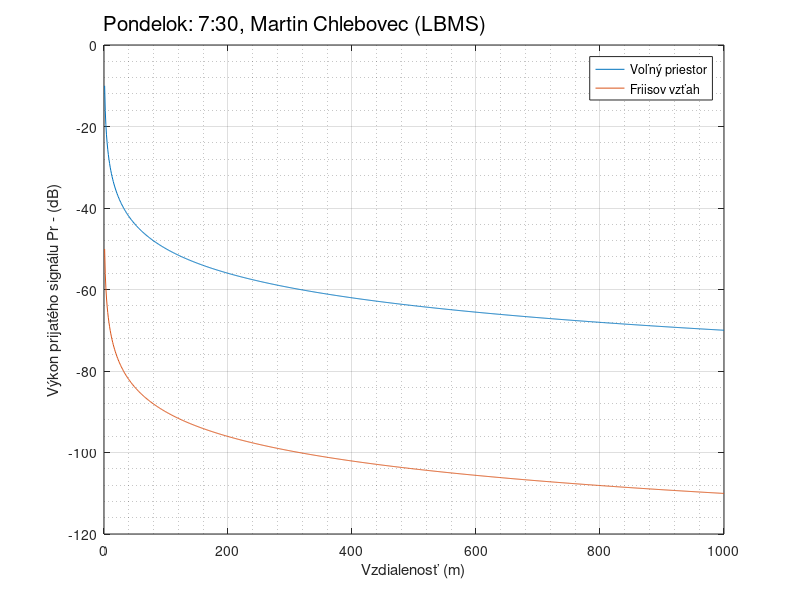

The MATLAB script that drew this image:
%%Vyhotovil: Martin Chlebovec

%%Zadanie: Vykreslite závislosť výkonu prijatého signálu od vzdialenosti mobiného terminálu od referenčnej stanice. 
%%1. Uvažujme, že referenčná stanica vysiela s výkonom 100mW. Hraničná vzdialenosť terminálu od referenčnej stanice je 1000m. 
%%2. Na výpočet použite vzťah z prednášok (pre voľný priestor). Graf vykreslite modrou farbou. 
%%3. Na výpočet použite Friisov vzťah (voľný priestor, zisk antén =1, straty L sú nulové, frekvencia 2,4GHz). Graf vykreslite červenou farbou. 
%%4. Oba priebehy vykreslite do jedného obrázku. Výkon vyneste v dB. 
%%5. Ak priebehy budú odlišné, analyzujte príčinu a vyjadrite ju stručne niekoľkými vetami v dokumente s názvom Zdôvodnenie:

%%Zdôvodnenie: Funkcia útlmu pre voľný priestor a Frissov vzťah majú takmer rovnaký priebeh signálu vo vzdialenosti 0-1000 metrov, oba majú logaritmický priebeh. 
%%Pri oboch vzťahoch sa využíva jednocestný model šírenia signálu.
%%Friisov vzťah vykazuje väčší útlm - výkon prijatého signálu je na prijímači nižší ako v prípade vzťahu pre voľný priestor.
%%Hlavnou zložkou Friisovho vzťahu je charakteristika vysielacej a prijímacej antény (apertúra, vzdialenosť antén, vlnová dĺžka - obsiahnuté pre pomer Pr/Pt), 
%%nepoužíva smerovosť vo vzťahu pre výpočet.
%%Vzťah pre voľný priestor kombinuje využitie poznatkov o rozptyle elektromagnetickej energie, ktorá závisí od vzdialenosti a činiteľa útlmu, ktorý je konštantný
%% - pre voľný priestor = 2, t.j. 20dB/dekádu, pre miesta s prekážkami 2.5 - 5.5 (šírenie v zastavanom území, lesoch). 
%%Vzťah pre voľný priestor vychádza zo zjednodušenej formuly jednocestného modelu (Gaussov šum) a je menej presný ako Friisov vzťah, ktorý využíva vlastnosti antén.

clear all;
close all;
figure %%nove okno pre zadanie
PtW = 0.1; %vykon vysielacej anteny vo Wattoch
PtdB = 10*log10(PtW); %vykon vysielacej anteny v dB
vzdialenost = [0:1:1000]; %max vzdialenost
f = 2400000000; %2.4GHz => Hz
c = 300000000; %rychlost svetla 3*10^8 m/s
lambda = c/f; %vlnova dlzka (m)
cinitel_ultmu = 2; %pre volny priestor
PrdB = PtdB-10*cinitel_ultmu*log10(vzdialenost) %%vykon prijateho signalu v dB
plot (vzdialenost, PrdB) %%vykresli graf signalu pre volny priestor
hold on
i=0 %%inkrementacna premenna cyklu - predstavuje vzdialenost
while(i<=1000)
if(i==0)
Pr2 = ((lambda/(4*pi*i))^2)*PtW %%vytvor premennu Pr4
else
Pr2 = [Pr2,((lambda/(4*pi*i))^2)*PtW] %%vytvor dynamicke pole s existujucim polom Pr2
end
i = i+1 %%inkrementuj premennu
end
Pr2dB = 10*log10(Pr2); %%prevod na dB tvar z Wattov
plot ([0:1:1000], [Pr2dB]) %%vykresli graf signalu pre Friisov vztah
text(0, 5,'Pondelok: 7:30, Martin Chlebovec (LBMS)', 'Fontsize', 15);
legend('Voľný priestor','Friisov vzťah') %%legenda jednotlivych priebehov
xlabel('Vzdialenosť (m)') %%oznacenie x osi
ylabel('Výkon prijatého signálu Pr - (dB)') %%oznacenie y osi
grid on
grid minor
